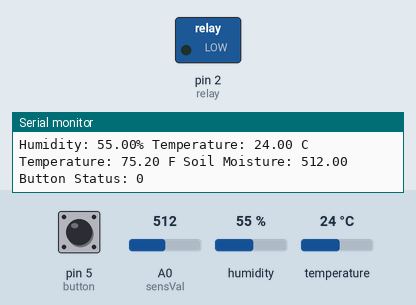
Recording of a sketch running on a simulated Arduino Uno, built with avr-gcc and run on an emulated ATmega328P. Shown: switched loads named in the sketch (green lamp = pin HIGH), the last lines printed to the serial monitor. The test bench sets the inputs (shaded band); at power-on: pin 5 (button) LOW, A0 (sensVal) = 512, humidity 55 %, temperature 24 °C.

Above: at 1.2 s.
1.3 s: pin 5 (button) pulled HIGH for 0.15 s
At 2.1 s:
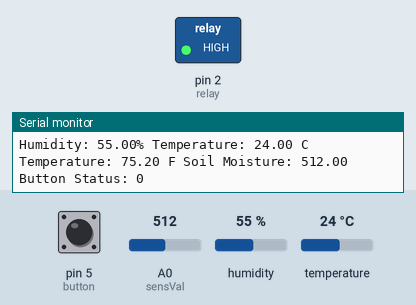
Timing chart, 0 to 13.9 s (numbered marks = the images above; inputs shaded):
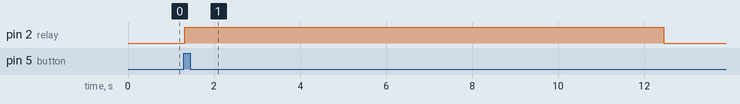

Measured:
- after the input at 1.3 s, pin 2 (relay): LOW → HIGH at once, → LOW 11.1 s later

The sketch:

irrigation_test_set.ino
```cpp
#include <DHT.h>
#define TYPE DHT11
int sensorPin = 3;

DHT dht(sensorPin, TYPE);
float humidity;
float temp1;
float temp2;

int relay = 2;

//button sensor
int button = 5;
int number;

int sensVal = A0;
float moist;

//clock
const unsigned long interval_1 = 1000;
unsigned long past_1 = 0;
const unsigned long interval_2 = 50;
unsigned long past_2 = 0;

void setup() {
Serial.begin(9600);
dht.begin();
pinMode(relay, OUTPUT);
pinMode(sensVal, INPUT);
pinMode(button, INPUT);
}

void loop() {
unsigned long currentTime = millis();

number = digitalRead(button);

if(currentTime - past_1 >= interval_1){
  humidity = dht.readHumidity();
  temp1 = dht.readTemperature();
  temp2 = dht.readTemperature(true);
  moist = analogRead(sensVal);

  past_1 = currentTime;

}

else if( number == 1){
  for(int j = 0; j<= 10; j++){
    digitalWrite(relay, HIGH);
    delay(1000);
  }

}

else if(number == 0) {
    digitalWrite(relay, LOW);

}

Serial.print("Humidity: ");
  Serial.print(humidity);
  Serial.print( "% Temperature: " );
  Serial.print(temp1);
  Serial.print( " C Temperature: " );
  Serial.print(temp2);
  Serial.print(" F");
  Serial.print(" Soil Moisture: ");
  Serial.print(moist);
  Serial.print(" Button Status: ");
  Serial.println(number);

}
```
